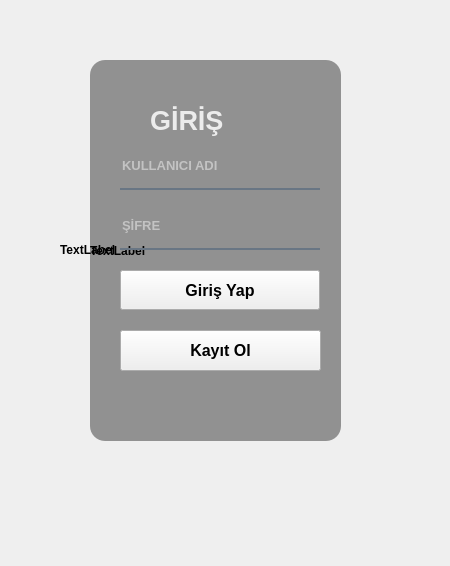
<?xml version="1.0" encoding="UTF-8"?>
<ui version="4.0">
 <class>Form</class>
 <widget class="QWidget" name="Form">
  <property name="geometry">
   <rect>
    <x>0</x>
    <y>0</y>
    <width>450</width>
    <height>566</height>
   </rect>
  </property>
  <property name="font">
   <font>
    <weight>75</weight>
    <bold>true</bold>
   </font>
  </property>
  <property name="windowTitle">
   <string>Form</string>
  </property>
  <widget class="QWidget" name="widget" native="true">
   <property name="geometry">
    <rect>
     <x>30</x>
     <y>20</y>
     <width>370</width>
     <height>480</height>
    </rect>
   </property>
   <widget class="QLabel" name="label">
    <property name="geometry">
     <rect>
      <x>30</x>
      <y>20</y>
      <width>300</width>
      <height>420</height>
     </rect>
    </property>
    <property name="styleSheet">
     <string notr="true">border-image: url(:/images/istockphoto-494226648-612x612.jpg);
border-radius:20px;
</string>
    </property>
    <property name="text">
     <string>TextLabel</string>
    </property>
   </widget>
   <widget class="QLabel" name="label_2">
    <property name="geometry">
     <rect>
      <x>60</x>
      <y>40</y>
      <width>251</width>
      <height>381</height>
     </rect>
    </property>
    <property name="styleSheet">
     <string notr="true">background-color:rgba(0,0,0,100);
border-radius:15px;</string>
    </property>
    <property name="text">
     <string>TextLabel</string>
    </property>
   </widget>
   <widget class="QLabel" name="label_3">
    <property name="geometry">
     <rect>
      <x>120</x>
      <y>80</y>
      <width>131</width>
      <height>40</height>
     </rect>
    </property>
    <property name="font">
     <font>
      <pointsize>20</pointsize>
      <weight>75</weight>
      <bold>true</bold>
     </font>
    </property>
    <property name="styleSheet">
     <string notr="true">color:rgba(255,255,255,210);
</string>
    </property>
    <property name="text">
     <string>GİRİŞ</string>
    </property>
   </widget>
   <widget class="QLineEdit" name="kullaniciadi">
    <property name="geometry">
     <rect>
      <x>90</x>
      <y>130</y>
      <width>200</width>
      <height>40</height>
     </rect>
    </property>
    <property name="font">
     <font>
      <pointsize>10</pointsize>
     </font>
    </property>
    <property name="styleSheet">
     <string notr="true">background-color:rgba(0,0,0,0);
border:none;
border-bottom:2px solid rgba(105,118,132,255);
color:rgba(255,255,255,230);
padding-bottom:7px;
</string>
    </property>
    <property name="placeholderText">
     <string>KULLANICI ADI</string>
    </property>
   </widget>
   <widget class="QLineEdit" name="sifre">
    <property name="geometry">
     <rect>
      <x>90</x>
      <y>190</y>
      <width>200</width>
      <height>40</height>
     </rect>
    </property>
    <property name="font">
     <font>
      <pointsize>10</pointsize>
     </font>
    </property>
    <property name="styleSheet">
     <string notr="true">background-color:rgba(0,0,0,0);
border:none;
border-bottom:2px solid rgba(105,118,132,255);
color:rgba(255,255,255,230);
padding-bottom:7px;
</string>
    </property>
    <property name="echoMode">
     <enum>QLineEdit::Password</enum>
    </property>
    <property name="placeholderText">
     <string>ŞİFRE</string>
    </property>
   </widget>
   <widget class="QPushButton" name="girisyap">
    <property name="geometry">
     <rect>
      <x>90</x>
      <y>250</y>
      <width>200</width>
      <height>40</height>
     </rect>
    </property>
    <property name="font">
     <font>
      <pointsize>12</pointsize>
     </font>
    </property>
    <property name="text">
     <string>Giriş Yap</string>
    </property>
   </widget>
   <widget class="QPushButton" name="kayitol">
    <property name="geometry">
     <rect>
      <x>90</x>
      <y>310</y>
      <width>201</width>
      <height>41</height>
     </rect>
    </property>
    <property name="font">
     <font>
      <pointsize>12</pointsize>
     </font>
    </property>
    <property name="text">
     <string>Kayıt Ol</string>
    </property>
   </widget>
  </widget>
 </widget>
 <resources>
  <include location="res.qrc"/>
 </resources>
 <connections/>
</ui>
